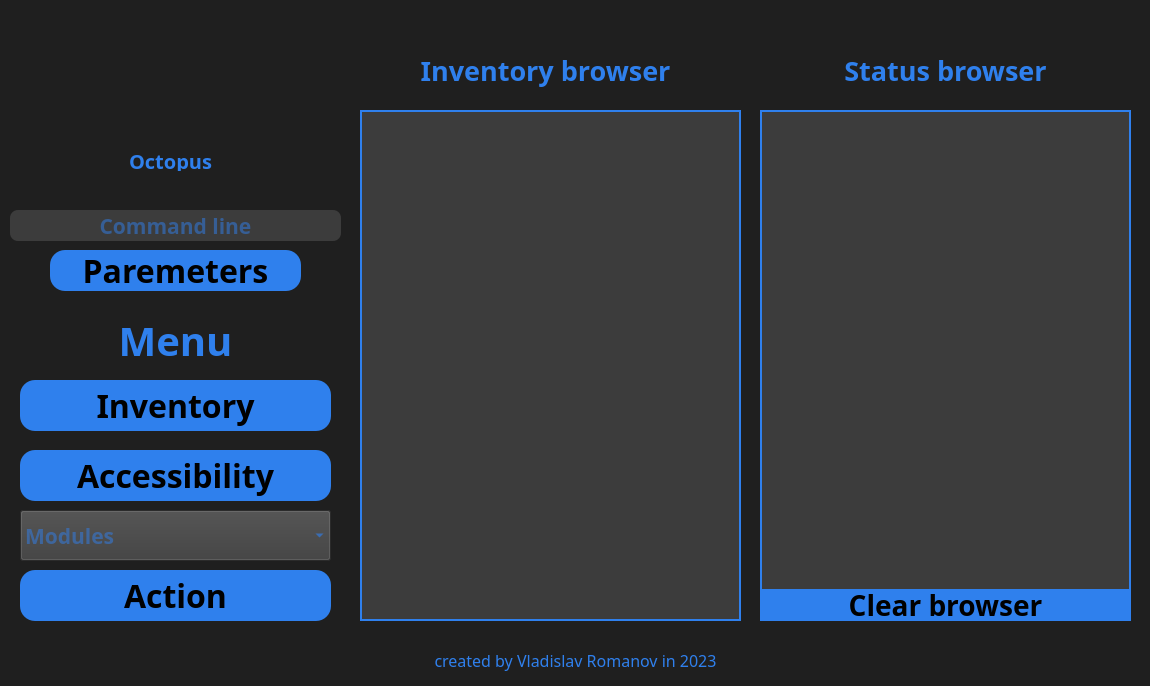
<?xml version="1.0" encoding="UTF-8"?>
<ui version="4.0">
 <class>MainWindow</class>
 <widget class="QMainWindow" name="MainWindow">
  <property name="enabled">
   <bool>true</bool>
  </property>
  <property name="geometry">
   <rect>
    <x>0</x>
    <y>0</y>
    <width>1150</width>
    <height>686</height>
   </rect>
  </property>
  <property name="maximumSize">
   <size>
    <width>16777215</width>
    <height>16777215</height>
   </size>
  </property>
  <property name="windowTitle">
   <string>Octopus - Проект диссертации</string>
  </property>
  <property name="styleSheet">
   <string notr="true">background-color: rgb(31, 31, 31);</string>
  </property>
  <widget class="QWidget" name="centralwidget">
   <widget class="QLabel" name="inventoryLabel">
    <property name="geometry">
     <rect>
      <x>360</x>
      <y>50</y>
      <width>371</width>
      <height>41</height>
     </rect>
    </property>
    <property name="font">
     <font>
      <family>Purisa</family>
      <pointsize>20</pointsize>
      <weight>75</weight>
      <bold>true</bold>
     </font>
    </property>
    <property name="styleSheet">
     <string notr="true">color: #2f80ed;</string>
    </property>
    <property name="text">
     <string>Inventory browser</string>
    </property>
    <property name="alignment">
     <set>Qt::AlignCenter</set>
    </property>
   </widget>
   <widget class="QPushButton" name="actionBtn">
    <property name="enabled">
     <bool>true</bool>
    </property>
    <property name="geometry">
     <rect>
      <x>20</x>
      <y>570</y>
      <width>311</width>
      <height>51</height>
     </rect>
    </property>
    <property name="font">
     <font>
      <family>Gurajada</family>
      <pointsize>24</pointsize>
      <weight>75</weight>
      <bold>true</bold>
     </font>
    </property>
    <property name="cursor">
     <cursorShape>PointingHandCursor</cursorShape>
    </property>
    <property name="styleSheet">
     <string notr="true">QPushButton {
background-color: #2f80ed;
border-radius: 15px;
}

QPushButton:disabled {
color: white;
}

QPushButton:hover {
background-color: rgb(29, 255, 0);
color: rgba(0, 0, 0, 206);
}</string>
    </property>
    <property name="text">
     <string>Action</string>
    </property>
   </widget>
   <widget class="QLabel" name="footer">
    <property name="geometry">
     <rect>
      <x>0</x>
      <y>640</y>
      <width>1151</width>
      <height>41</height>
     </rect>
    </property>
    <property name="font">
     <font>
      <family>Purisa</family>
      <pointsize>12</pointsize>
     </font>
    </property>
    <property name="styleSheet">
     <string notr="true">color: #2f80ed;</string>
    </property>
    <property name="text">
     <string>created by Vladislav Romanov in 2023</string>
    </property>
    <property name="alignment">
     <set>Qt::AlignCenter</set>
    </property>
   </widget>
   <widget class="QLabel" name="title">
    <property name="geometry">
     <rect>
      <x>100</x>
      <y>150</y>
      <width>141</width>
      <height>21</height>
     </rect>
    </property>
    <property name="font">
     <font>
      <family>Purisa</family>
      <pointsize>15</pointsize>
      <weight>75</weight>
      <bold>true</bold>
     </font>
    </property>
    <property name="styleSheet">
     <string notr="true">color: #2f80ed;</string>
    </property>
    <property name="text">
     <string>Octopus</string>
    </property>
    <property name="alignment">
     <set>Qt::AlignCenter</set>
    </property>
   </widget>
   <widget class="QLabel" name="menuLabel">
    <property name="geometry">
     <rect>
      <x>100</x>
      <y>320</y>
      <width>151</width>
      <height>41</height>
     </rect>
    </property>
    <property name="font">
     <font>
      <family>Purisa</family>
      <pointsize>30</pointsize>
      <weight>75</weight>
      <bold>true</bold>
     </font>
    </property>
    <property name="styleSheet">
     <string notr="true">color: #2f80ed;</string>
    </property>
    <property name="text">
     <string>Menu</string>
    </property>
    <property name="alignment">
     <set>Qt::AlignCenter</set>
    </property>
   </widget>
   <widget class="QPushButton" name="inventoryBtn">
    <property name="geometry">
     <rect>
      <x>20</x>
      <y>380</y>
      <width>311</width>
      <height>51</height>
     </rect>
    </property>
    <property name="font">
     <font>
      <family>Gurajada</family>
      <pointsize>24</pointsize>
      <weight>75</weight>
      <bold>true</bold>
     </font>
    </property>
    <property name="cursor">
     <cursorShape>PointingHandCursor</cursorShape>
    </property>
    <property name="styleSheet">
     <string notr="true">QPushButton {
background-color: #2f80ed;
border-radius: 15px;
}

QPushButton:hover {
background-color: rgba(0, 0, 0, 206);
color: #2f80ed;
}</string>
    </property>
    <property name="text">
     <string>Inventory</string>
    </property>
   </widget>
   <widget class="QPushButton" name="accessibilityBtn">
    <property name="geometry">
     <rect>
      <x>20</x>
      <y>450</y>
      <width>311</width>
      <height>51</height>
     </rect>
    </property>
    <property name="font">
     <font>
      <family>Gurajada</family>
      <pointsize>24</pointsize>
      <weight>75</weight>
      <bold>true</bold>
     </font>
    </property>
    <property name="cursor">
     <cursorShape>PointingHandCursor</cursorShape>
    </property>
    <property name="styleSheet">
     <string notr="true">QPushButton {
background-color: #2f80ed;
border-radius: 15px;
}

QPushButton:hover {
background-color: rgba(0, 0, 0, 206);
color: #2f80ed;
}</string>
    </property>
    <property name="text">
     <string>Accessibility</string>
    </property>
   </widget>
   <widget class="QLineEdit" name="commandLine">
    <property name="geometry">
     <rect>
      <x>10</x>
      <y>210</y>
      <width>331</width>
      <height>31</height>
     </rect>
    </property>
    <property name="font">
     <font>
      <family>Yrsa</family>
      <pointsize>16</pointsize>
      <weight>75</weight>
      <bold>true</bold>
     </font>
    </property>
    <property name="styleSheet">
     <string notr="true">color: #2f80ed;
background-color: rgb(60, 60, 60);
border-radius: 8px;</string>
    </property>
    <property name="text">
     <string/>
    </property>
    <property name="alignment">
     <set>Qt::AlignCenter</set>
    </property>
    <property name="placeholderText">
     <string>Command line</string>
    </property>
    <property name="clearButtonEnabled">
     <bool>true</bool>
    </property>
   </widget>
   <widget class="QComboBox" name="comboBtn">
    <property name="geometry">
     <rect>
      <x>20</x>
      <y>510</y>
      <width>311</width>
      <height>51</height>
     </rect>
    </property>
    <property name="font">
     <font>
      <family>Droid Sans Fallback</family>
      <pointsize>16</pointsize>
      <weight>75</weight>
      <bold>true</bold>
     </font>
    </property>
    <property name="cursor">
     <cursorShape>OpenHandCursor</cursorShape>
    </property>
    <property name="styleSheet">
     <string notr="true">background-color: rgb(60, 60, 60);
color: #2f80ed;</string>
    </property>
    <property name="editable">
     <bool>false</bool>
    </property>
    <property name="currentText">
     <string/>
    </property>
    <property name="maxVisibleItems">
     <number>5</number>
    </property>
    <property name="minimumContentsLength">
     <number>1</number>
    </property>
    <property name="placeholderText">
     <string>Modules</string>
    </property>
    <property name="duplicatesEnabled">
     <bool>false</bool>
    </property>
    <property name="frame">
     <bool>true</bool>
    </property>
   </widget>
   <widget class="QLabel" name="logo">
    <property name="geometry">
     <rect>
      <x>100</x>
      <y>-10</y>
      <width>141</width>
      <height>161</height>
     </rect>
    </property>
    <property name="styleSheet">
     <string notr="true">image: url(:/logo/images/logo.png);</string>
    </property>
    <property name="text">
     <string/>
    </property>
   </widget>
   <widget class="QListWidget" name="statusBrowser">
    <property name="geometry">
     <rect>
      <x>760</x>
      <y>110</y>
      <width>371</width>
      <height>481</height>
     </rect>
    </property>
    <property name="styleSheet">
     <string notr="true">background-color: rgb(60, 60, 60);
border: 2px solid rgb(47, 128, 237);
color: white;</string>
    </property>
   </widget>
   <widget class="QLabel" name="statusLabel">
    <property name="geometry">
     <rect>
      <x>760</x>
      <y>50</y>
      <width>371</width>
      <height>41</height>
     </rect>
    </property>
    <property name="font">
     <font>
      <family>Purisa</family>
      <pointsize>20</pointsize>
      <weight>75</weight>
      <bold>true</bold>
     </font>
    </property>
    <property name="styleSheet">
     <string notr="true">color: #2f80ed;</string>
    </property>
    <property name="text">
     <string>Status browser</string>
    </property>
    <property name="alignment">
     <set>Qt::AlignCenter</set>
    </property>
   </widget>
   <widget class="QPushButton" name="sendBtn">
    <property name="enabled">
     <bool>true</bool>
    </property>
    <property name="geometry">
     <rect>
      <x>50</x>
      <y>250</y>
      <width>251</width>
      <height>41</height>
     </rect>
    </property>
    <property name="font">
     <font>
      <family>Gurajada</family>
      <pointsize>24</pointsize>
      <weight>75</weight>
      <bold>true</bold>
     </font>
    </property>
    <property name="cursor">
     <cursorShape>PointingHandCursor</cursorShape>
    </property>
    <property name="styleSheet">
     <string notr="true">QPushButton {
background-color: #2f80ed;
border-radius: 15px;
}

QPushButton:disabled {
color: white;
}

QPushButton:hover {
background-color: rgb(29, 255, 0);
color: rgba(0, 0, 0, 206);
}</string>
    </property>
    <property name="text">
     <string>Paremeters</string>
    </property>
   </widget>
   <widget class="QPushButton" name="clearBtn">
    <property name="enabled">
     <bool>true</bool>
    </property>
    <property name="geometry">
     <rect>
      <x>760</x>
      <y>590</y>
      <width>371</width>
      <height>31</height>
     </rect>
    </property>
    <property name="font">
     <font>
      <family>Gurajada</family>
      <pointsize>21</pointsize>
      <weight>75</weight>
      <bold>true</bold>
     </font>
    </property>
    <property name="cursor">
     <cursorShape>PointingHandCursor</cursorShape>
    </property>
    <property name="styleSheet">
     <string notr="true">QPushButton {
	background-color: rgb(47, 128, 237);
border: 2px solid rgb(47, 128, 237);
}

QPushButton:disabled {
color: white;
}

QPushButton:hover {
background-color: rgba(0, 0, 0, 206);
color: #2f80ed;
}</string>
    </property>
    <property name="text">
     <string>Clear browser</string>
    </property>
   </widget>
   <widget class="QTableWidget" name="inventoryBrowser">
    <property name="geometry">
     <rect>
      <x>360</x>
      <y>110</y>
      <width>381</width>
      <height>511</height>
     </rect>
    </property>
    <property name="styleSheet">
     <string notr="true">background-color: rgb(60, 60, 60);
border: 2px solid rgb(47, 128, 237);
color: white;</string>
    </property>
   </widget>
   <zorder>logo</zorder>
   <zorder>footer</zorder>
   <zorder>inventoryLabel</zorder>
   <zorder>actionBtn</zorder>
   <zorder>menuLabel</zorder>
   <zorder>title</zorder>
   <zorder>inventoryBtn</zorder>
   <zorder>accessibilityBtn</zorder>
   <zorder>commandLine</zorder>
   <zorder>comboBtn</zorder>
   <zorder>statusBrowser</zorder>
   <zorder>statusLabel</zorder>
   <zorder>sendBtn</zorder>
   <zorder>clearBtn</zorder>
   <zorder>inventoryBrowser</zorder>
  </widget>
 </widget>
 <resources>
  <include location="logo.qrc"/>
 </resources>
 <connections/>
</ui>
